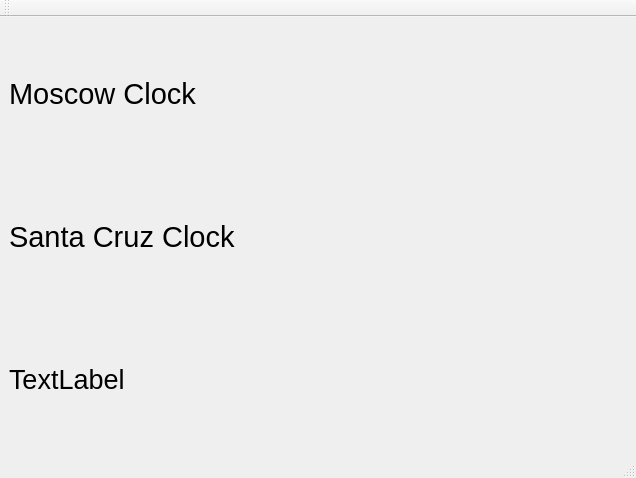
<?xml version="1.0" encoding="UTF-8"?>
<ui version="4.0">
 <class>MainWindow</class>
 <widget class="QMainWindow" name="MainWindow">
  <property name="geometry">
   <rect>
    <x>0</x>
    <y>0</y>
    <width>636</width>
    <height>478</height>
   </rect>
  </property>
  <property name="windowTitle">
   <string>MainWindow</string>
  </property>
  <widget class="QWidget" name="centralwidget">
   <layout class="QVBoxLayout" name="verticalLayout">
    <item>
     <widget class="QLabel" name="moscowClock">
      <property name="font">
       <font>
        <pointsize>22</pointsize>
       </font>
      </property>
      <property name="text">
       <string>Moscow Clock</string>
      </property>
     </widget>
    </item>
    <item>
     <widget class="QLabel" name="Digital_clock">
      <property name="font">
       <font>
        <pointsize>22</pointsize>
       </font>
      </property>
      <property name="text">
       <string>Santa Cruz Clock</string>
      </property>
     </widget>
    </item>
    <item>
     <widget class="QLabel" name="date">
      <property name="font">
       <font>
        <pointsize>20</pointsize>
       </font>
      </property>
      <property name="text">
       <string>TextLabel</string>
      </property>
     </widget>
    </item>
   </layout>
  </widget>
  <widget class="QToolBar" name="toolBar">
   <property name="windowTitle">
    <string>toolBar</string>
   </property>
   <attribute name="toolBarArea">
    <enum>TopToolBarArea</enum>
   </attribute>
   <attribute name="toolBarBreak">
    <bool>false</bool>
   </attribute>
  </widget>
  <widget class="QStatusBar" name="statusbar"/>
  <widget class="QMenuBar" name="menubar">
   <property name="geometry">
    <rect>
     <x>0</x>
     <y>0</y>
     <width>636</width>
     <height>21</height>
    </rect>
   </property>
  </widget>
 </widget>
 <resources/>
 <connections/>
</ui>
